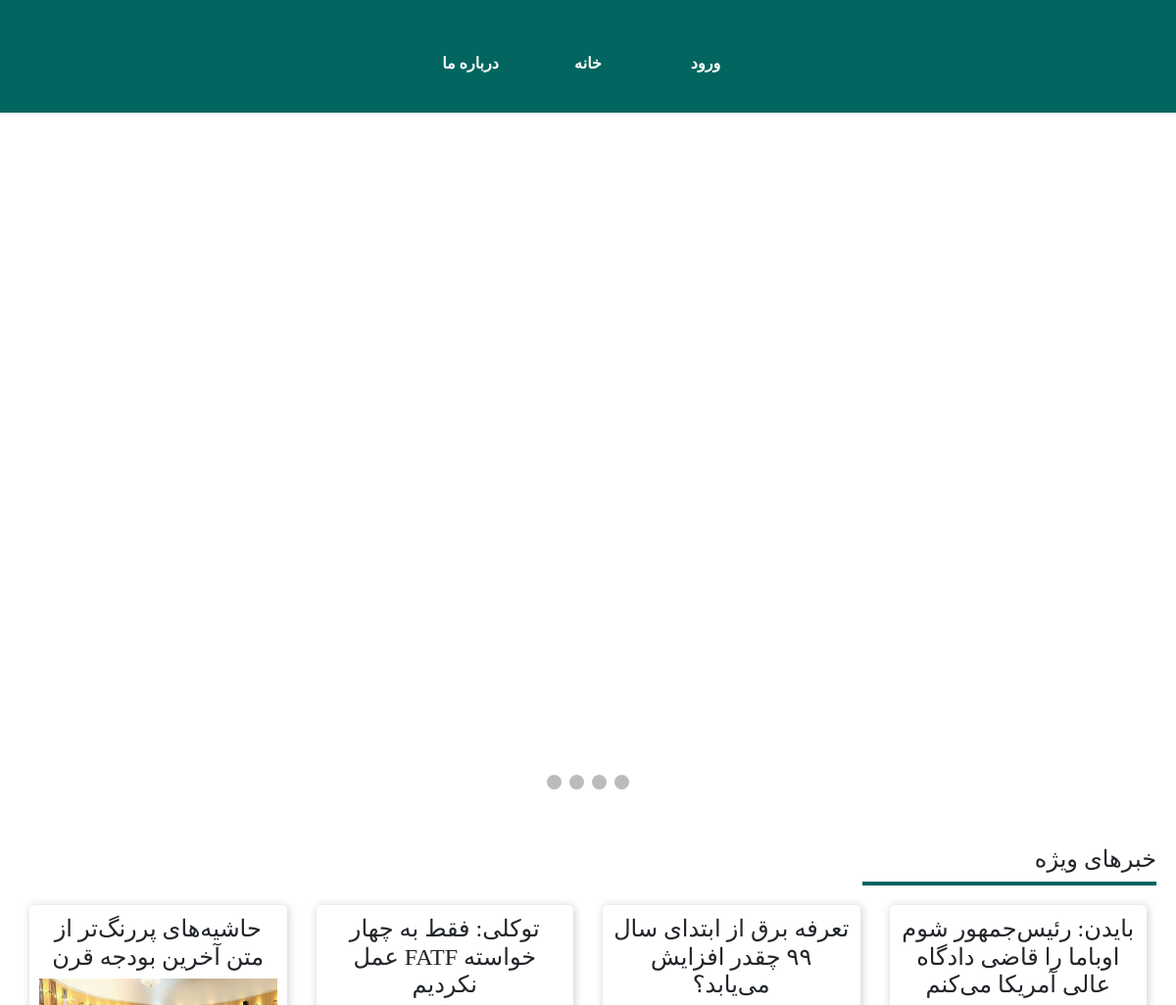
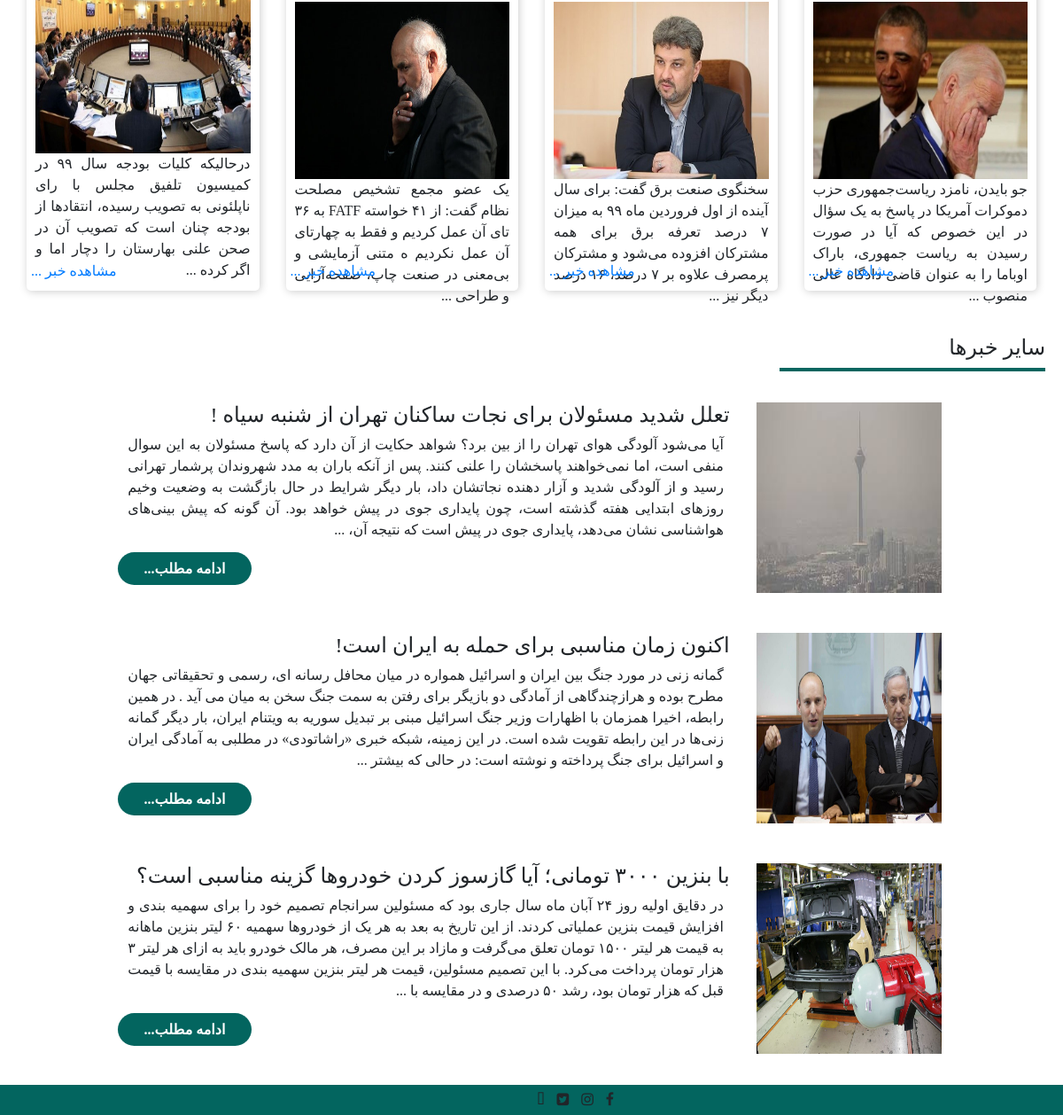
The page / on the database its author committed (2 pictures, top to bottom).
### tables this page shows
CREATE TABLE `menu` (
  `id` int(11) NOT NULL,
  `title` varchar(100) NOT NULL,
  `link` varchar(200) NOT NULL
);

CREATE TABLE `specialpost` (
  `id` int(11) NOT NULL,
  `title` varchar(100) NOT NULL,
  `src` varchar(100) NOT NULL,
  `content` varchar(5000) NOT NULL
);

CREATE TABLE `post` (
  `id` int(11) NOT NULL,
  `title` varchar(100) NOT NULL,
  `src` varchar(100) NOT NULL,
  `content` varchar(5000) NOT NULL
);

### func/func2.php (called while the page is built)
<?php
function special_content($text)
{
	$text=substr($text,0,300);
	$text=substr($text,0,strrpos($text," "));
	$text=$text." ...";
	return $text;
}
?>

### func/func.php (called while the page is built)
<?php
function post_content($text)
{
	$text=substr($text,0,800);
	$text=substr($text,0,strrpos($text," "));
	$text=$text." ...";
	return $text;
}
?>

### index.php (the view)
<?php include ("header.php"); ?>
<?php include ("slider.php"); ?>
<?php include ("specialPost.php"); ?>
<?php include ("func/func.php"); ?>
<div class="specialpost-title">
    <h4> سایر خبرها</h4>
</div>
<div class="big-post container-fluid">
<?php
$posrsql="SELECT * FROM  `post` ORDER BY  `id` DESC ;";
$postquery=mysqli_query($connect,$posrsql);
while($postfetch=mysqli_fetch_assoc($postquery))
{
?>
    <div class="big-content col-md-10 row ">
        <div class="big-content-thumb col-md-3">
            <img src=<?php echo $postfetch["src"]; ?>>
        </div>
        <div class="text-big col-md-9">
            <div class="big-content-title ">
                <h4><?php echo $postfetch["title"]; ?>  </h4>
            </div>
            <div class="big-content-txt">
                <p> <?php echo post_content($postfetch["content"]); ?> </p>
            </div>
            <div class="big-content-footer">
                <a href=<?php echo "readmore.php?postid=$postfetch[id]" ?>>ادامه مطلب...</a>
            </div>
        </div>
    </div>
<?php
}
?>
</div>
<?php include ("footer.php"); ?>
</body>
</html>

### header.php (shortened to what this page needs)
<!DOCTYPE html>
<html>
<head>
    <link rel="stylesheet" href="https://cdnjs.cloudflare.com/ajax/libs/font-awesome/4.7.0/css/font-awesome.min.css">
    <link rel="stylesheet" href="css/bootstrap.min.css">
    <link rel="stylesheet" href="css/fontawesome.css">
    <link rel="stylesheet" href="css/style.css">
</head>
<body>
    <div class="menu" >
            <ul class="nav justify-content-center">
            <?php
			 include ("config.php");
			 $mnu="SELECT * FROM  `menu` ORDER BY  `id` DESC ;";
			 $mnuresult=mysqli_query($connect,$mnu);
			 while($mnufetch=mysqli_fetch_assoc($mnuresult))
			 {
			?>
                <li class="nav-item active"><a href=<?php echo $mnufetch["link"] ?> class="nav-link"><?php echo $mnufetch["title"] ?></a></li>
                <?php
			 }
				?>
            </ul>
    </div>

### specialPost.php
<div class="specialpost-title">
        <h4>خبرهای ویژه</h4>
    </div>
<div class="content-wrapp container-fluid  row text-center">
<?php
include ("func/func2.php");
$i=0;
$specialposrsql="SELECT * FROM  `specialpost` ORDER BY  `id` DESC ;";
$specialpostquery=mysqli_query($connect,$specialposrsql);
while($specialpostfetch=mysqli_fetch_assoc($specialpostquery))
{
?>
        <div class="specialpost col-sm-6 col-md-6 col-xl-3">
            <div class="content">
                <div class="content-title">
                        <h4><?php echo $specialpostfetch["title"]; ?></h4>
                </div>
                <div class="content-thumb">
                        <img src=<?php echo $specialpostfetch["src"]; ?>>
                </div>
                <div class="content-txt">
                    <p><?php echo special_content($specialpostfetch["content"]); ?></p>
                </div>
                <div class="see-news">
                    <a href=<?php echo "seenews.php?postid=$specialpostfetch[id]"; ?>>مشاهده خبر ...</a>
                </div>
            </div>
        </div>
        <?php
		$i++;
	if($i>=4)
	{
		break;
	}
			}
		?>
</div>

### css/style.css (style rules this page uses)
*,div,p,ul { padding:0px; margin:0px; }
body { font-family:"b yekan"; direction: rtl; }
.menu { background-color: #03655f; height:115px; direction: ltr; }
.menu ul { padding-top: 40px; }
.menu li a { color:#fff; font-weight: 800; }
.menu li { padding:5px 10px; border-radius: 10px; width: 120px; height: 40px; text-align: center; }
.content-wrapp { text-align: center; display: flex; margin:10px auto 50px; }
.content { border-radius: 5px; -webkit-box-shadow: 1px 1px 10px 0px rgba(204,204,204,1); -moz-box-shadow: 1px 1px 10px 0px rgba(204,204,204,1); box-shadow: 1px 1px 10px 0px rgba(204,204,204,1); padding: 10px; height: 100%; }
.content-title { text-align: center; }
.content-thumb { width: 100%; height: 200px; }
.content-thumb img { width: 100%; height: 100%; }
.content-txt { height: auto; text-align: justify; }
.specialpost { height: 430px; position: relative; }
.specialpost .see-news { position: absolute; bottom:10px; left:20px; }
.specialpost .see-news a { text-decoration: none; }
.specialpost-title,.aboutus-title { border-bottom: 4px solid #03655f; width: 300px; direction: rtl; text-align: right; margin:0 20px 20px 0; }
.big-content { direction: rtl; text-align: right; height:235px; margin:25px auto; padding: 10px; position: relative; }
.big-content-thumb img { width: 100%; height: 100%; }
.big-content-txt { margin: 0 1%; }
.big-content-txt p { text-align: justify; }
.big-content-footer { margin-top: 20px; position: absolute; left:10px; }
.big-content-footer a { margin: 20px 0; background-color: #03655f; color:#fff; font-weight: 800; border-radius: 50px; padding: 10px 30px; }

### rows shown on the page
menu: title "درباره ما"
menu: title "خانه"
menu: title "ورود"
specialpost: title "بایدن: رئیس‌جمهور شوم اوباما را قاضی دادگاه عالی آمریکا می‌کنم", src (picture), content "جو بایدن، نامزد ریاست‌جمهوری حزب دموکرات آمریکا در پاسخ به یک سؤال در این خصوص که آیا در صورت رسیدن به ریاست جمهوری، باراک اوباما را به عنوان قاضی دادگاه عالی منصوب ..."
specialpost: title "تعرفه برق از ابتدای سال ۹۹ چقدر افزایش می‌یابد؟", src (picture), content "سخنگوی صنعت برق گفت: برای سال آینده از اول فروردین ماه ۹۹ به میزان ۷ درصد تعرفه برق برای همه مشترکان افزوده می‌شود و مشترکان پرمصرف علاوه بر ۷ درصد، ۱۶ درصد دیگر نیز ..."
specialpost: title "توکلی: فقط به چهار خواسته FATF عمل نکردیم", src (picture), content "یک عضو مجمع تشخیص مصلحت نظام گفت: از ۴۱ خواسته FATF به ۳۶ تای آن عمل کردیم و فقط به چهارتای آن عمل نکردیم‌ ه متنی آزمایشی و بی‌معنی در صنعت چاپ، صفحه‌آرایی و طراحی ..."
specialpost: title "حاشیه‌های پررنگ‌تر از متن آخرین بودجه قرن", src (picture), content "درحالیکه کلیات بودجه سال ۹۹ در کمیسیون تلفیق مجلس با رای ناپلئونی به تصویب رسیده، انتقادها از بودجه چنان است که تصویب آن در صحن علنی بهارستان را دچار اما و اگر کرده ..."
post: src (picture), title "تعلل شدید مسئولان برای نجات ساکنان تهران از شنبه سیاه !", content "آیا می‌شود آلودگی هوای تهران را از بین برد؟ شواهد حکایت از آن دارد که پاسخ مسئولان به این سوال منفی است، اما نمی‌خواهند پاسخشان را علنی کنند. پس از آنکه باران به مدد شهروندان پرشمار تهرانی رسید و از آلودگی شدید و آزار دهنده نجاتشان داد، بار دیگر شرایط در حال بازگشت به وضعیت وخیم روز‌های ابتدایی هفته گذشته است، چون پایداری جوی در پیش خواهد بود. آن گونه که پیش بینی‌های هواشناسی نشان می‌دهد، پایداری جوی در پیش است که نتیجه آن، ..."
post: src (picture), title "اکنون زمان مناسبی برای حمله به ایران است!", content "گمانه زنی در مورد جنگ بین ایران و اسرائیل همواره در میان محافل رسانه ای، رسمی و تحقیقاتی جهان مطرح بوده و هرازچندگاهی از آمادگی دو بازیگر برای رفتن به سمت جنگ سخن به میان می آید . در همین رابطه، اخیرا همزمان با اظهارات وزیر جنگ اسرائیل مبنی بر تبدیل سوریه به ویتنام ایران، بار دیگر گمانه زنی‌ها در این رابطه تقویت شده است. در این زمینه، شبکه خبری «راشاتودی» در مطلبی به آمادگی ایران و اسرائیل برای جنگ پرداخته و نوشته است: در حالی که بیشتر ..."
post: src (picture), title "با بنزین ۳۰۰۰ تومانی؛ آیا گازسوز کردن خودرو‌ها گزینه مناسبی است؟", content "در دقایق اولیه روز ۲۴ آبان ماه سال جاری بود که مسئولین سرانجام تصمیم خود را برای سهمیه بندی و افزایش قیمت بنزین عملیاتی کردند. از این تاریخ به بعد به هر یک از خودرو‌ها سهمیه ۶۰ لیتر بنزین ماهانه به قیمت هر لیتر ۱۵۰۰ تومان تعلق می‌گرفت و مازاد بر این مصرف، هر مالک خودرو باید به ازای هر لیتر ۳ هزار تومان پرداخت می‌کرد. با این تصمیم مسئولین، قیمت هر لیتر بنزین سهمیه بندی در مقایسه با قیمت قبل که هزار تومان بود، رشد ۵۰ درصدی و در مقایسه با ..."
